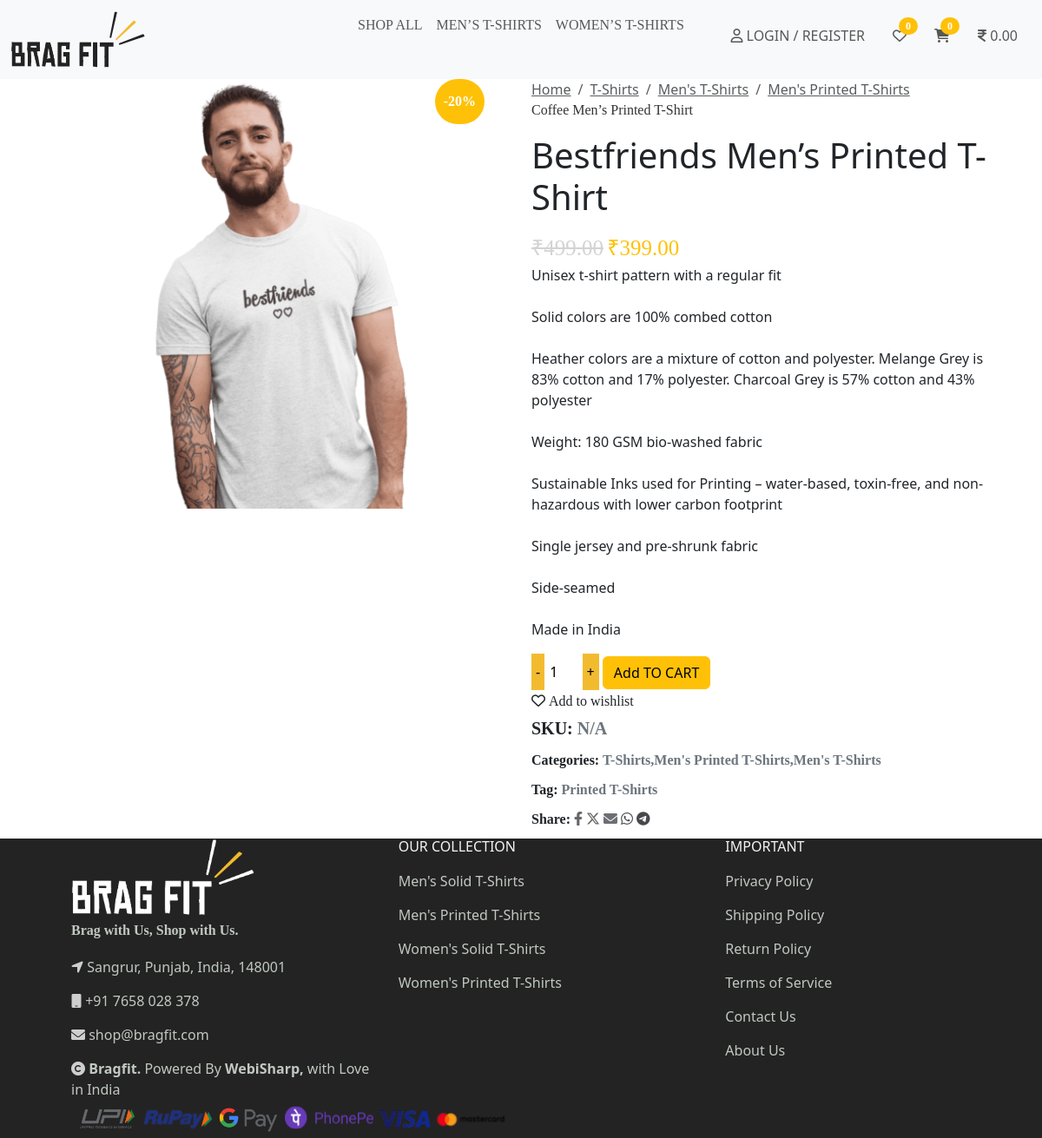
The page /product_info.php?id=1 on the database its author committed.
### tables this page shows
CREATE TABLE `products` (
  `product_id` int(11) NOT NULL,
  `product_name` varchar(100) NOT NULL,
  `product_img` varchar(40) NOT NULL,
  `product_old_price` varchar(20) NOT NULL,
  `product_price` varchar(20) NOT NULL,
  `description` varchar(1000) NOT NULL,
  `category_id` varchar(10) NOT NULL
);

### product_info.php (the view, shortened to what this page needs)
<?php
include 'common/connection.php';
$pid = $_GET['id'];
$sql = 'select * from products where product_id =' . $pid;
$row = $con->query($sql);
?>
<!DOCTYPE html>
<html>
<head>
    <?php include 'common/head.php'; ?>
</head>
<body>
    <?php include 'common/header.php'; ?>
    <div class="container">
        <div class="row">
            <?php foreach ($row as $col) { ?>
                <div class="col-6 text-center">
                    <div class="position-relative">
                        <img src="assets/images/<?= $col['product_img'] ?>" width="80%" />
                        <div class="badge1 rounded-pill bg-warning">
                            <span class="badge rounded-pill bg-warning"> -20% </span>
                        </div>
                    </div>
                </div>
                <div class="col-6">
                    <ol class="breadcrumb">
                        <a href="#" class="breadcrumb-item active">Home</a>
                        <a href="#" class="breadcrumb-item active">T-Shirts</a>
                        <a href="#" class="breadcrumb-item active">Men's T-Shirts</a>
                        <a href="#" class="breadcrumb-item active">Men's Printed T-Shirts</a>
                        <span class="breadcrumb-last" style="color: #333;">Coffee Men’s Printed T-Shirt </span>
                    </ol>
                    <h1 class="mb-3"><?= $col['product_name'] ?></h1>
                    <span class="text-decoration-line-through"
                        style="color: lightgray; font-size: 25px;">₹<?= $col['product_old_price'] ?>.00</span>
                    <span class="text-warning" style="font-size: 25px;">₹<?= $col['product_price'] ?>.00</span>
                    <p><?= $col['description'] ?></p>
                    <div class="mt-3">
                        <form action="cart.php" method="post">
                            <button type="button" id="sub">-</button>
                            <input type="text" id="qty" readonly="" value="1" name="qty" />
                            <button type="button" id="add">+</button>
                            <button type="submit" class="btn btn-warning">Add TO CART</button>
                        </form>
                    </div>
                    <i class="fa-regular fa-heart">
                        <span>Add to wishlist</span>
                    </i>
                    <span class="d-block fs-5">
                        <span>SKU:</span>
                        <span class="text-secondary">N/A </span>
                    </span>
                    <span class="d-block fs-6">
                        <span>Categories:</span>
                        <span class="text-secondary">T-Shirts,Men's Printed T-Shirts,Men's T-Shirts</span>
                    </span>
                    <span class="d-block fs-6">
                        <span> Tag:</span>
                        <span class="text-secondary"> Printed T-Shirts</span>
                    </span>
                    <span class="d-block fs-6">
                        <span class="clr">Share:</span>
                        <i class="fa-brands fa-facebook-f" style="color: #636569;"></i>
                        <i class="fa-brands fa-x-twitter" style="color: #6b6b6b;"></i>
                        <i class="fa-solid fa-envelope" style="color: #6d6f74;"></i>
                        <i class="fa-brands fa-whatsapp" style="color: #4f5154;"></i>
                        <i class="fa-brands fa-telegram" style="color: #48494c;"></i>
                    </span>
                </div>
            </div>
        <?php } ?>
    </div>
    <?php include 'common/footer.php'; ?>
</body>
</html>

### assets/css/style.css (style rules this page uses)
.badge1 span { font-size: 16px; position: absolute; padding: 18px 10px; top: 0px; right: 0px; }
.text-center { cursor: grab; }
span { font-family: serif; }
.d-block { margin: 5px 0 10px 0; font-weight:bolder ; font-size: 1rem; z-index: 0; }
.badge1 span { font-size: 16px; position: absolute; padding: 18px 10px; top: 0; right: 30px; }
#add { border:none; padding: 0 5px; height: 42px; }
#sub { border: none; padding: 0 5px; height: 42px; }
#qty { border: none; width: 35px; height: 42px; }
.btn { background-color: #FFC107; color: whitesmoke; font-weight: bold; }
#add, #sub { background-color: #F2BB2F; border-color: #F2BB2F; color: black; }

### rows shown on the page
products: product_img (picture), product_name "Bestfriends Men’s Printed T-Shirt", product_old_price "499", product_price "399", description "Unisex t-shirt pattern with a regular fit Solid colors are 100% combed cotton Heather colors are a mixture of cotton and polyester. Melange Grey is 83% cotton and 17% polyester. Charcoal Grey is 57% cotton and 43% polyester Weight: 180 GSM bio-washed fabric Sustainable Inks used for Printing – water-based, toxin-free, and non-hazardous with lower carbon footprint Single jersey and pre-shrunk fabric Side-seamed Made in India"
